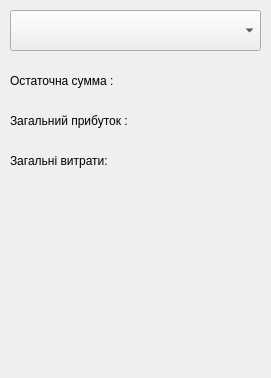
<?xml version="1.0" encoding="UTF-8"?>
<ui version="4.0">
 <class>GraphWindow</class>
 <widget class="QWidget" name="GraphWindow">
  <property name="geometry">
   <rect>
    <x>0</x>
    <y>0</y>
    <width>271</width>
    <height>378</height>
   </rect>
  </property>
  <property name="windowTitle">
   <string>Form</string>
  </property>
  <widget class="QLabel" name="label">
   <property name="geometry">
    <rect>
     <x>10</x>
     <y>70</y>
     <width>111</width>
     <height>21</height>
    </rect>
   </property>
   <property name="text">
    <string>Остаточна сумма :</string>
   </property>
  </widget>
  <widget class="QLabel" name="label_finalSum">
   <property name="geometry">
    <rect>
     <x>140</x>
     <y>70</y>
     <width>121</width>
     <height>21</height>
    </rect>
   </property>
   <property name="text">
    <string/>
   </property>
  </widget>
  <widget class="QComboBox" name="comboBox_choseFinAcc">
   <property name="geometry">
    <rect>
     <x>10</x>
     <y>10</y>
     <width>251</width>
     <height>41</height>
    </rect>
   </property>
   <property name="currentText">
    <string/>
   </property>
   <property name="placeholderText">
    <string>Обрати рахунок</string>
   </property>
  </widget>
  <widget class="QLabel" name="label_finalPlus">
   <property name="geometry">
    <rect>
     <x>140</x>
     <y>110</y>
     <width>111</width>
     <height>21</height>
    </rect>
   </property>
   <property name="text">
    <string/>
   </property>
  </widget>
  <widget class="QLabel" name="label_2">
   <property name="geometry">
    <rect>
     <x>10</x>
     <y>110</y>
     <width>121</width>
     <height>21</height>
    </rect>
   </property>
   <property name="text">
    <string>Загальний прибуток :</string>
   </property>
  </widget>
  <widget class="QLabel" name="label_3">
   <property name="geometry">
    <rect>
     <x>10</x>
     <y>150</y>
     <width>111</width>
     <height>21</height>
    </rect>
   </property>
   <property name="text">
    <string>Загальні витрати:</string>
   </property>
  </widget>
  <widget class="QLabel" name="label_finalMinus">
   <property name="geometry">
    <rect>
     <x>140</x>
     <y>150</y>
     <width>101</width>
     <height>21</height>
    </rect>
   </property>
   <property name="text">
    <string/>
   </property>
  </widget>
  <widget class="QListWidget" name="listWidget_transactions">
   <property name="geometry">
    <rect>
     <x>10</x>
     <y>200</y>
     <width>251</width>
     <height>151</height>
    </rect>
   </property>
   <property name="styleSheet">
    <string notr="true">border: 1px solid transparent; background-color: transparent;</string>
   </property>
  </widget>
 </widget>
 <resources/>
 <connections/>
</ui>
